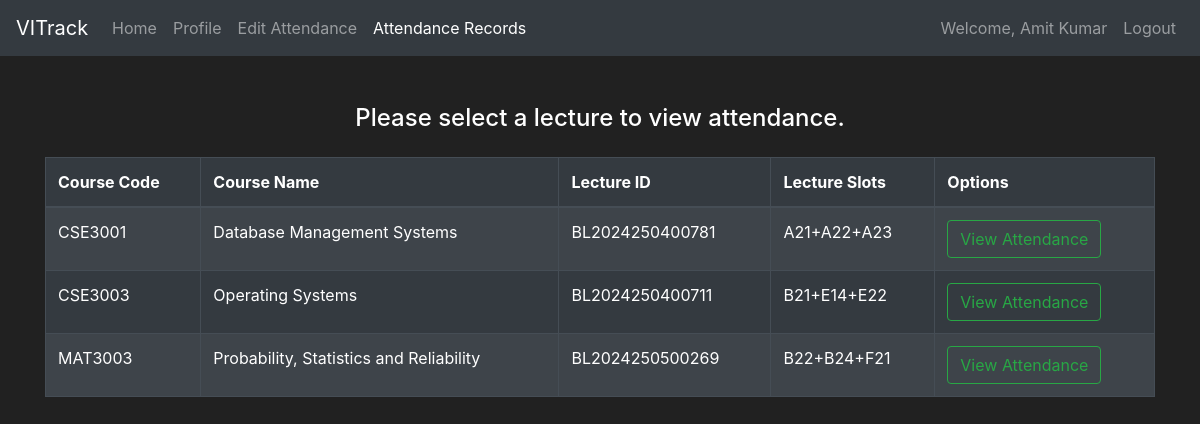
/Attendance_View_Faculty (signed in), run on the app's committed database.
### Attendance/models.py (models this page shows, shortened)
class UserFaculty(db.Model, UserMixin):
    Employee_No_Faculty = db.Column(db.String(length=20), nullable=False, primary_key=True)
    UserName_Faculty = db.Column(db.String(length=30), nullable=False, unique=True)
    Name_Faculty = db.Column(db.String(length=100), nullable=False)
    Dept_Faculty = db.Column(db.String(length=25), nullable=False)
    Email_Address_Faculty = db.Column(db.String(length=75), nullable=False, unique=True)
    Password_Hash_Faculty = db.Column(db.String(length=60), nullable=False)
    Faculty_Lectures = db.relationship('LectureFormat', backref='Allotted_Faculty_for_Lecture')
    @property
    def password_faculty(self):
        return self.password_faculty

class LectureFormat(db.Model):
    Lecture_ID = db.Column(db.String(length=20), nullable=False, primary_key=True)
    Lecture_Slots = db.Column(db.String(length=20), nullable=False)
    Lecture_Course = db.Column(db.Integer(), db.ForeignKey('course.Course_ID'))
    Lecture_Faculty = db.Column(db.String(length=20), db.ForeignKey('user_faculty.Employee_No_Faculty'))
    Lecture_Students = db.relationship('UserStudents', secondary=LectureRecordsStudent,
                                       backref='Allotted_Lecture_to_Student')

class Course(db.Model):
    Course_ID = db.Column(db.Integer(), primary_key=True)
    Course_Code = db.Column(db.String(length=30), nullable=False, unique=True)
    Course_Name = db.Column(db.String(length=100), nullable=False, unique=True)
    Course_Type = db.Column(db.String(length=15), nullable=False)
    Course_Credits = db.Column(db.Integer(), nullable=False)
    Course_Lectures = db.relationship('LectureFormat', backref='Available_Course_for_Lecture')

### Attendance/faculty_routes.py (the view)
@app.route('/Attendance_View_Faculty', methods=['GET', 'POST'])
def attendance_view_faculty_page():
    faculty = current_user.Employee_No_Faculty
    x = UserFaculty.query.filter_by(Employee_No_Faculty=faculty).first()
    faculty_lectures = x.Faculty_Lectures
    if request.method == 'POST':
        lecture_req = request.form['lecture_id']
        return redirect(url_for('lecture_attendance_faculty_page', lecture_id=lecture_req))
    return render_template('b34_Attendance_View_Faculty.html', faculty_lectures=faculty_lectures)

### Attendance/models.py (called while the page is built)
@login_manager.user_loader
def load_user(user_stu_fac):
    user = UserStudents.query.get(user_stu_fac)
    if user:
        return user
    user = UserFaculty.query.get(user_stu_fac)
    return user

### Attendance/templates/b34_Attendance_View_Faculty.html (shortened to what this page needs)
{% extends 'Base_Faculty.html' %}
{% block content %}
<div class="container mt-5">
    <h4 class="text-center mb-4">Please select a lecture to view attendance.</h4>
    <table class="table table-hover table-bordered table-striped table-dark">
        <thead>
        <tr>
            <th scope="col">Course Code</th>
            <th scope="col">Course Name</th>
            <th scope="col">Lecture ID</th>
            <th scope="col">Lecture Slots</th>
            <th scope="col">Options</th>
        </tr>
        </thead>
        <tbody>
        {% for lecture in faculty_lectures %}
        <tr>
            <td>{{ lecture.Available_Course_for_Lecture.Course_Code }}</td>
            <td>{{ lecture.Available_Course_for_Lecture.Course_Name }}</td>
            <td>{{ lecture.Lecture_ID }}</td>
            <td>{{ lecture.Lecture_Slots }}</td>
            <td>
                <form action="/Attendance_View_Faculty" method="post">
                    <button type="submit" class="btn btn-outline-success">View Attendance</button>
                </form>
            </td>
        </tr>
        {% endfor %}
        </tbody>
    </table>
</div>
{% endblock %}

### Attendance/templates/Base_Faculty.html (shortened to what this page needs)
<!doctype html>
<html lang="en">
<head>
    <link rel="stylesheet" href="https://cdn.jsdelivr.net/npm/bootstrap@4.5.3/dist/css/bootstrap.min.css"
>
</head>
<body>
<nav class="navbar navbar-expand-md navbar-dark bg-dark">
    <a class="navbar-brand" href="{{url_for('entrance_page')}}">VITrack</a>
    <div class="collapse navbar-collapse" id="navbarNav">
        {% if current_user.is_authenticated %}
        <ul class="navbar-nav mr-auto">
            <li class="nav-item {% if request.endpoint == 'home_faculty_page' %}active{% endif %}">
                <a class="nav-link" href="{{ url_for('home_faculty_page') }}">Home<span class="sr-only">(current)</span></a>
            </li>
            <li class="nav-item {% if request.endpoint == 'profile_faculty_page' %}active{% endif %}">
                <a class="nav-link" href="{{ url_for('profile_faculty_page') }}">Profile</a>
            </li>
            <li class="nav-item {% if request.endpoint == 'edit_attendance_faculty_page' %}active{% endif %}">
                <a class="nav-link" href="{{ url_for('edit_attendance_faculty_page') }}">Edit Attendance</a>
            </li>
            <li class="nav-item {% if request.endpoint == 'attendance_view_faculty_page' %}active{% endif %}">
                <a class="nav-link" href="{{ url_for('attendance_view_faculty_page') }}">Attendance Records</a>
            </li>
        </ul>
        {% endif %}
        {% if current_user.is_authenticated %}
        <ul class="navbar-nav">
            <li class="nav-item">
                <a class="nav-link" href="{{ url_for('profile_faculty_page') }}">Welcome, {{ current_user.Name_Faculty
                    }}</a>
            </li>
            <li class="nav-item">
                <a class="nav-link" href="{{ url_for('logout_faculty_page') }}">Logout</a>
            </li>
        </ul>
        {% endif %}
    </div>
</nav>
{% block content %}
{% endblock %}
</body>
</html>

### Attendance/templates/Base_Faculty.html (style rules this page uses)
body { background-color: #212121; color: white }

### data on the page
UserFaculty: Name_Faculty "Amit Kumar"
LectureFormat: Available_Course_for_Lecture.Course_Code "CSE3001", Available_Course_for_Lecture.Course_Name "Database Management Systems", Lecture_ID "BL2024250400781", Lecture_Slots "A21+A22+A23"
LectureFormat: Available_Course_for_Lecture.Course_Code "CSE3003", Available_Course_for_Lecture.Course_Name "Operating Systems", Lecture_ID "BL2024250400711", Lecture_Slots "B21+E14+E22"
LectureFormat: Available_Course_for_Lecture.Course_Code "MAT3003", Available_Course_for_Lecture.Course_Name "Probability, Statistics and Reliability", Lecture_ID "BL2024250500269", Lecture_Slots "B22+B24+F21"
